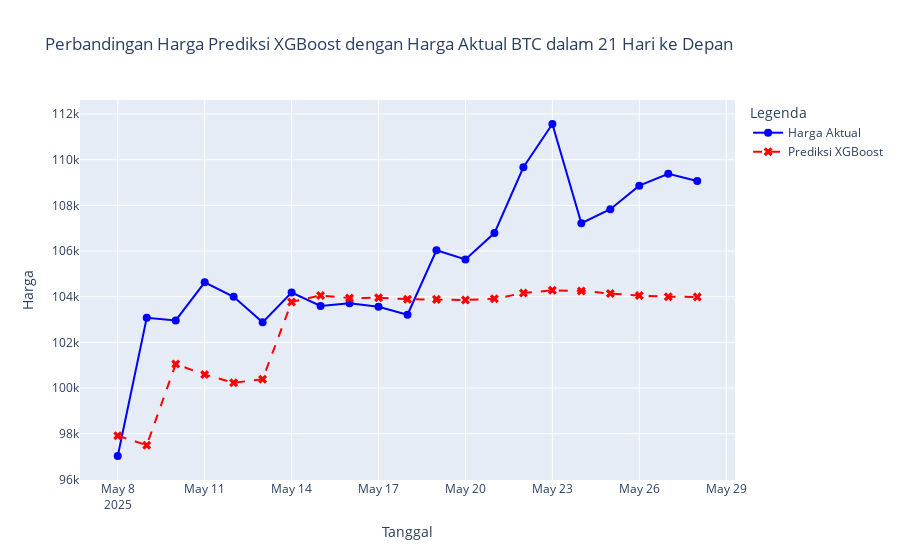

This figure's notebook cell:
### Code cell
# df_future_dates = pd.read_csv('Prediction/btc-xgb-21d-price.csv')
# df_future_dates['date'] = pd.date_range(start='2025-05-08', periods=len(df_future_dates))
# df_future_dates.set_index('date', inplace=True)

df_future_dates = predicted_future_X.copy()

start_date = df_future_dates.index[0]
evaluate_and_plot_prediction('XGBoost', df_future_dates, 'price_pred_xgb', 'btc-usd-max_21days.csv', N_FUTURE_PERIODS, start_date, coin_name='BTC')
